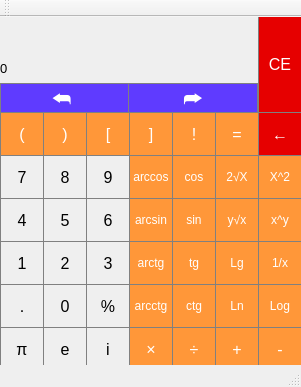
<?xml version="1.0" encoding="UTF-8"?>
<ui version="4.0">
 <class>MainWindow</class>
 <widget class="QMainWindow" name="MainWindow">
  <property name="geometry">
   <rect>
    <x>0</x>
    <y>0</y>
    <width>301</width>
    <height>387</height>
   </rect>
  </property>
  <property name="sizePolicy">
   <sizepolicy hsizetype="Fixed" vsizetype="Fixed">
    <horstretch>0</horstretch>
    <verstretch>0</verstretch>
   </sizepolicy>
  </property>
  <property name="minimumSize">
   <size>
    <width>301</width>
    <height>387</height>
   </size>
  </property>
  <property name="maximumSize">
   <size>
    <width>301</width>
    <height>387</height>
   </size>
  </property>
  <property name="windowTitle">
   <string>MainWindow</string>
  </property>
  <property name="styleSheet">
   <string notr="true"/>
  </property>
  <widget class="QWidget" name="centralWidget">
   <widget class="QPushButton" name="allclearB">
    <property name="geometry">
     <rect>
      <x>258</x>
      <y>-2</y>
      <width>44</width>
      <height>98</height>
     </rect>
    </property>
    <property name="font">
     <font>
      <pointsize>12</pointsize>
     </font>
    </property>
    <property name="styleSheet">
     <string notr="true">QPushButton {
  background-color: rgb(230, 0, 0);
  color: white; 
  border: 1px solid gray;
}

QPushButton:pressed {
    background-color: qlineargradient(x1: 0, y1: 0, x2: 0, y2: 1,
                                      stop: 0 #e60000, stop: 1 #cf0000);
}</string>
    </property>
    <property name="text">
     <string>CE</string>
    </property>
   </widget>
   <widget class="QPushButton" name="plusB">
    <property name="geometry">
     <rect>
      <x>215</x>
      <y>310</y>
      <width>44</width>
      <height>44</height>
     </rect>
    </property>
    <property name="sizePolicy">
     <sizepolicy hsizetype="Minimum" vsizetype="Fixed">
      <horstretch>0</horstretch>
      <verstretch>0</verstretch>
     </sizepolicy>
    </property>
    <property name="font">
     <font>
      <pointsize>12</pointsize>
     </font>
    </property>
    <property name="styleSheet">
     <string notr="true">QPushButton {
  background-color: rgb(255, 151, 57);
  color: white; 
  border: 1px solid gray;
}

QPushButton:pressed {
    background-color: qlineargradient(x1: 0, y1: 0, x2: 0, y2: 1,
                                      stop: 0 #FF7832, stop: 1 #FF9739);
}</string>
    </property>
    <property name="text">
     <string>+</string>
    </property>
   </widget>
   <widget class="QPushButton" name="sevenB">
    <property name="geometry">
     <rect>
      <x>0</x>
      <y>138</y>
      <width>44</width>
      <height>44</height>
     </rect>
    </property>
    <property name="sizePolicy">
     <sizepolicy hsizetype="Minimum" vsizetype="Fixed">
      <horstretch>0</horstretch>
      <verstretch>0</verstretch>
     </sizepolicy>
    </property>
    <property name="font">
     <font>
      <pointsize>12</pointsize>
     </font>
    </property>
    <property name="styleSheet">
     <string notr="true">QPushButton {
   border: 1px solid gray;
}
QPushButton:pressed {
    background-color: qlineargradient(x1: 0, y1: 0, x2: 0, y2: 1,
                                      stop: 0 #dadbde, stop: 1 #f6f7fa);
}</string>
    </property>
    <property name="text">
     <string>7</string>
    </property>
   </widget>
   <widget class="QPushButton" name="clmB">
    <property name="geometry">
     <rect>
      <x>129</x>
      <y>95</y>
      <width>44</width>
      <height>44</height>
     </rect>
    </property>
    <property name="sizePolicy">
     <sizepolicy hsizetype="Minimum" vsizetype="Fixed">
      <horstretch>0</horstretch>
      <verstretch>0</verstretch>
     </sizepolicy>
    </property>
    <property name="font">
     <font>
      <pointsize>12</pointsize>
     </font>
    </property>
    <property name="styleSheet">
     <string notr="true">QPushButton {
  background-color: rgb(255, 151, 57);
  color: white; 
  border: 1px solid gray;
}

QPushButton:pressed {
    background-color: qlineargradient(x1: 0, y1: 0, x2: 0, y2: 1,
                                      stop: 0 #FF7832, stop: 1 #FF9739);
}</string>
    </property>
    <property name="text">
     <string>]</string>
    </property>
   </widget>
   <widget class="QPushButton" name="sinB">
    <property name="geometry">
     <rect>
      <x>172</x>
      <y>181</y>
      <width>44</width>
      <height>44</height>
     </rect>
    </property>
    <property name="sizePolicy">
     <sizepolicy hsizetype="Minimum" vsizetype="Fixed">
      <horstretch>0</horstretch>
      <verstretch>0</verstretch>
     </sizepolicy>
    </property>
    <property name="font">
     <font>
      <pointsize>9</pointsize>
     </font>
    </property>
    <property name="styleSheet">
     <string notr="true">QPushButton {
  background-color: rgb(255, 151, 57);
  color: white; 
  border: 1px solid gray;
}

QPushButton:pressed {
    background-color: qlineargradient(x1: 0, y1: 0, x2: 0, y2: 1,
                                      stop: 0 #FF7832, stop: 1 #FF9739);
}</string>
    </property>
    <property name="text">
     <string>sin</string>
    </property>
   </widget>
   <widget class="QPushButton" name="arcsinB">
    <property name="geometry">
     <rect>
      <x>129</x>
      <y>181</y>
      <width>44</width>
      <height>44</height>
     </rect>
    </property>
    <property name="sizePolicy">
     <sizepolicy hsizetype="Minimum" vsizetype="Fixed">
      <horstretch>0</horstretch>
      <verstretch>0</verstretch>
     </sizepolicy>
    </property>
    <property name="font">
     <font>
      <pointsize>9</pointsize>
     </font>
    </property>
    <property name="styleSheet">
     <string notr="true">QPushButton {
  background-color: rgb(255, 151, 57);
  color: white; 
  border: 1px solid gray;
}

QPushButton:pressed {
    background-color: qlineargradient(x1: 0, y1: 0, x2: 0, y2: 1,
                                      stop: 0 #FF7832, stop: 1 #FF9739);
}</string>
    </property>
    <property name="text">
     <string>arcsin</string>
    </property>
   </widget>
   <widget class="QPushButton" name="eigthB">
    <property name="geometry">
     <rect>
      <x>43</x>
      <y>138</y>
      <width>44</width>
      <height>44</height>
     </rect>
    </property>
    <property name="sizePolicy">
     <sizepolicy hsizetype="Minimum" vsizetype="Fixed">
      <horstretch>0</horstretch>
      <verstretch>0</verstretch>
     </sizepolicy>
    </property>
    <property name="font">
     <font>
      <pointsize>12</pointsize>
     </font>
    </property>
    <property name="styleSheet">
     <string notr="true">QPushButton {
   border: 1px solid gray;
}
QPushButton:pressed {
    background-color: qlineargradient(x1: 0, y1: 0, x2: 0, y2: 1,
                                      stop: 0 #dadbde, stop: 1 #f6f7fa);
}</string>
    </property>
    <property name="text">
     <string>8</string>
    </property>
   </widget>
   <widget class="QPushButton" name="opB">
    <property name="geometry">
     <rect>
      <x>0</x>
      <y>95</y>
      <width>44</width>
      <height>44</height>
     </rect>
    </property>
    <property name="sizePolicy">
     <sizepolicy hsizetype="Minimum" vsizetype="Fixed">
      <horstretch>0</horstretch>
      <verstretch>0</verstretch>
     </sizepolicy>
    </property>
    <property name="font">
     <font>
      <pointsize>12</pointsize>
     </font>
    </property>
    <property name="styleSheet">
     <string notr="true">QPushButton {
  background-color: rgb(255, 151, 57);
  color: white; 
  border: 1px solid gray;
}

QPushButton:pressed {
    background-color: qlineargradient(x1: 0, y1: 0, x2: 0, y2: 1,
                                      stop: 0 #FF7832, stop: 1 #FF9739);
}</string>
    </property>
    <property name="text">
     <string>(</string>
    </property>
   </widget>
   <widget class="QPushButton" name="opmB">
    <property name="geometry">
     <rect>
      <x>86</x>
      <y>95</y>
      <width>44</width>
      <height>44</height>
     </rect>
    </property>
    <property name="sizePolicy">
     <sizepolicy hsizetype="Minimum" vsizetype="Fixed">
      <horstretch>0</horstretch>
      <verstretch>0</verstretch>
     </sizepolicy>
    </property>
    <property name="font">
     <font>
      <pointsize>12</pointsize>
     </font>
    </property>
    <property name="styleSheet">
     <string notr="true">QPushButton {
  background-color: rgb(255, 151, 57);
  color: white; 
  border: 1px solid gray;
}

QPushButton:pressed {
    background-color: qlineargradient(x1: 0, y1: 0, x2: 0, y2: 1,
                                      stop: 0 #FF7832, stop: 1 #FF9739);
}</string>
    </property>
    <property name="text">
     <string>[</string>
    </property>
   </widget>
   <widget class="QPushButton" name="equalB">
    <property name="geometry">
     <rect>
      <x>215</x>
      <y>95</y>
      <width>44</width>
      <height>44</height>
     </rect>
    </property>
    <property name="sizePolicy">
     <sizepolicy hsizetype="Minimum" vsizetype="Fixed">
      <horstretch>0</horstretch>
      <verstretch>0</verstretch>
     </sizepolicy>
    </property>
    <property name="font">
     <font>
      <pointsize>12</pointsize>
     </font>
    </property>
    <property name="styleSheet">
     <string notr="true">QPushButton {
  background-color: rgb(255, 151, 57);
  color: white; 
  border: 1px solid gray;
}

QPushButton:pressed {
    background-color: qlineargradient(x1: 0, y1: 0, x2: 0, y2: 1,
                                      stop: 0 #FF7832, stop: 1 #FF9739);
}</string>
    </property>
    <property name="text">
     <string>=</string>
    </property>
   </widget>
   <widget class="QPushButton" name="clearB_2">
    <property name="geometry">
     <rect>
      <x>258</x>
      <y>95</y>
      <width>44</width>
      <height>44</height>
     </rect>
    </property>
    <property name="sizePolicy">
     <sizepolicy hsizetype="Minimum" vsizetype="Fixed">
      <horstretch>0</horstretch>
      <verstretch>0</verstretch>
     </sizepolicy>
    </property>
    <property name="font">
     <font>
      <pointsize>12</pointsize>
     </font>
    </property>
    <property name="styleSheet">
     <string notr="true">QPushButton {
  background-color: rgb(230, 0, 0);
  color: white; 
  border: 1px solid gray;
}

QPushButton:pressed {
    background-color: qlineargradient(x1: 0, y1: 0, x2: 0, y2: 1,
                                      stop: 0 #e60000, stop: 1 #cf0000);
}</string>
    </property>
    <property name="text">
     <string>←</string>
    </property>
   </widget>
   <widget class="QPushButton" name="nineB">
    <property name="geometry">
     <rect>
      <x>86</x>
      <y>138</y>
      <width>44</width>
      <height>44</height>
     </rect>
    </property>
    <property name="sizePolicy">
     <sizepolicy hsizetype="Minimum" vsizetype="Fixed">
      <horstretch>0</horstretch>
      <verstretch>0</verstretch>
     </sizepolicy>
    </property>
    <property name="font">
     <font>
      <pointsize>12</pointsize>
     </font>
    </property>
    <property name="styleSheet">
     <string notr="true">QPushButton {
   border: 1px solid gray;
}
QPushButton:pressed {
    background-color: qlineargradient(x1: 0, y1: 0, x2: 0, y2: 1,
                                      stop: 0 #dadbde, stop: 1 #f6f7fa);
}</string>
    </property>
    <property name="text">
     <string>9</string>
    </property>
   </widget>
   <widget class="QPushButton" name="powtwoB">
    <property name="geometry">
     <rect>
      <x>258</x>
      <y>138</y>
      <width>44</width>
      <height>44</height>
     </rect>
    </property>
    <property name="sizePolicy">
     <sizepolicy hsizetype="Minimum" vsizetype="Fixed">
      <horstretch>0</horstretch>
      <verstretch>0</verstretch>
     </sizepolicy>
    </property>
    <property name="font">
     <font>
      <pointsize>9</pointsize>
     </font>
    </property>
    <property name="styleSheet">
     <string notr="true">QPushButton {
  background-color: rgb(255, 151, 57);
  color: white; 
  border: 1px solid gray;
}

QPushButton:pressed {
    background-color: qlineargradient(x1: 0, y1: 0, x2: 0, y2: 1,
                                      stop: 0 #FF7832, stop: 1 #FF9739);
}</string>
    </property>
    <property name="text">
     <string>X^2</string>
    </property>
   </widget>
   <widget class="QPushButton" name="clB">
    <property name="geometry">
     <rect>
      <x>43</x>
      <y>95</y>
      <width>44</width>
      <height>44</height>
     </rect>
    </property>
    <property name="sizePolicy">
     <sizepolicy hsizetype="Minimum" vsizetype="Fixed">
      <horstretch>0</horstretch>
      <verstretch>0</verstretch>
     </sizepolicy>
    </property>
    <property name="font">
     <font>
      <pointsize>12</pointsize>
     </font>
    </property>
    <property name="styleSheet">
     <string notr="true">QPushButton {
  background-color: rgb(255, 151, 57);
  color: white; 
  border: 1px solid gray;
}

QPushButton:pressed {
    background-color: qlineargradient(x1: 0, y1: 0, x2: 0, y2: 1,
                                      stop: 0 #FF7832, stop: 1 #FF9739);
}</string>
    </property>
    <property name="text">
     <string>)</string>
    </property>
   </widget>
   <widget class="QPushButton" name="fourB">
    <property name="geometry">
     <rect>
      <x>0</x>
      <y>181</y>
      <width>44</width>
      <height>44</height>
     </rect>
    </property>
    <property name="sizePolicy">
     <sizepolicy hsizetype="Minimum" vsizetype="Fixed">
      <horstretch>0</horstretch>
      <verstretch>0</verstretch>
     </sizepolicy>
    </property>
    <property name="font">
     <font>
      <pointsize>12</pointsize>
     </font>
    </property>
    <property name="styleSheet">
     <string notr="true">QPushButton {
   border: 1px solid gray;
}
QPushButton:pressed {
    background-color: qlineargradient(x1: 0, y1: 0, x2: 0, y2: 1,
                                      stop: 0 #dadbde, stop: 1 #f6f7fa);
}</string>
    </property>
    <property name="text">
     <string>4</string>
    </property>
   </widget>
   <widget class="QPushButton" name="fiveB">
    <property name="geometry">
     <rect>
      <x>43</x>
      <y>181</y>
      <width>44</width>
      <height>44</height>
     </rect>
    </property>
    <property name="sizePolicy">
     <sizepolicy hsizetype="Minimum" vsizetype="Fixed">
      <horstretch>0</horstretch>
      <verstretch>0</verstretch>
     </sizepolicy>
    </property>
    <property name="font">
     <font>
      <pointsize>12</pointsize>
     </font>
    </property>
    <property name="styleSheet">
     <string notr="true">QPushButton {
   border: 1px solid gray;
}
QPushButton:pressed {
    background-color: qlineargradient(x1: 0, y1: 0, x2: 0, y2: 1,
                                      stop: 0 #dadbde, stop: 1 #f6f7fa);
}</string>
    </property>
    <property name="text">
     <string>5</string>
    </property>
   </widget>
   <widget class="QPushButton" name="sixB">
    <property name="geometry">
     <rect>
      <x>86</x>
      <y>181</y>
      <width>44</width>
      <height>44</height>
     </rect>
    </property>
    <property name="sizePolicy">
     <sizepolicy hsizetype="Minimum" vsizetype="Fixed">
      <horstretch>0</horstretch>
      <verstretch>0</verstretch>
     </sizepolicy>
    </property>
    <property name="font">
     <font>
      <pointsize>12</pointsize>
     </font>
    </property>
    <property name="styleSheet">
     <string notr="true">QPushButton {
   border: 1px solid gray;
}
QPushButton:pressed {
    background-color: qlineargradient(x1: 0, y1: 0, x2: 0, y2: 1,
                                      stop: 0 #dadbde, stop: 1 #f6f7fa);
}</string>
    </property>
    <property name="text">
     <string>6</string>
    </property>
   </widget>
   <widget class="QPushButton" name="minusB">
    <property name="geometry">
     <rect>
      <x>258</x>
      <y>310</y>
      <width>44</width>
      <height>44</height>
     </rect>
    </property>
    <property name="sizePolicy">
     <sizepolicy hsizetype="Minimum" vsizetype="Fixed">
      <horstretch>0</horstretch>
      <verstretch>0</verstretch>
     </sizepolicy>
    </property>
    <property name="font">
     <font>
      <pointsize>12</pointsize>
     </font>
    </property>
    <property name="styleSheet">
     <string notr="true">QPushButton {
  background-color: rgb(255, 151, 57);
  color: white; 
  border: 1px solid gray;
}

QPushButton:pressed {
    background-color: qlineargradient(x1: 0, y1: 0, x2: 0, y2: 1,
                                      stop: 0 #FF7832, stop: 1 #FF9739);
}</string>
    </property>
    <property name="text">
     <string>-</string>
    </property>
   </widget>
   <widget class="QPushButton" name="cosB">
    <property name="geometry">
     <rect>
      <x>172</x>
      <y>138</y>
      <width>44</width>
      <height>44</height>
     </rect>
    </property>
    <property name="sizePolicy">
     <sizepolicy hsizetype="Minimum" vsizetype="Fixed">
      <horstretch>0</horstretch>
      <verstretch>0</verstretch>
     </sizepolicy>
    </property>
    <property name="font">
     <font>
      <pointsize>9</pointsize>
     </font>
    </property>
    <property name="styleSheet">
     <string notr="true">QPushButton {
  background-color: rgb(255, 151, 57);
  color: white; 
  border: 1px solid gray;
}

QPushButton:pressed {
    background-color: qlineargradient(x1: 0, y1: 0, x2: 0, y2: 1,
                                      stop: 0 #FF7832, stop: 1 #FF9739);
}</string>
    </property>
    <property name="text">
     <string>cos</string>
    </property>
   </widget>
   <widget class="QPushButton" name="arccosB">
    <property name="geometry">
     <rect>
      <x>129</x>
      <y>138</y>
      <width>44</width>
      <height>44</height>
     </rect>
    </property>
    <property name="sizePolicy">
     <sizepolicy hsizetype="Minimum" vsizetype="Fixed">
      <horstretch>0</horstretch>
      <verstretch>0</verstretch>
     </sizepolicy>
    </property>
    <property name="font">
     <font>
      <pointsize>9</pointsize>
     </font>
    </property>
    <property name="styleSheet">
     <string notr="true">QPushButton {
  background-color: rgb(255, 151, 57);
  color: white; 
  border: 1px solid gray;
}

QPushButton:pressed {
    background-color: qlineargradient(x1: 0, y1: 0, x2: 0, y2: 1,
                                      stop: 0 #FF7832, stop: 1 #FF9739);
}</string>
    </property>
    <property name="text">
     <string>arccos</string>
    </property>
   </widget>
   <widget class="QPushButton" name="powB">
    <property name="geometry">
     <rect>
      <x>258</x>
      <y>181</y>
      <width>44</width>
      <height>44</height>
     </rect>
    </property>
    <property name="sizePolicy">
     <sizepolicy hsizetype="Minimum" vsizetype="Fixed">
      <horstretch>0</horstretch>
      <verstretch>0</verstretch>
     </sizepolicy>
    </property>
    <property name="font">
     <font>
      <pointsize>9</pointsize>
     </font>
    </property>
    <property name="styleSheet">
     <string notr="true">QPushButton {
  background-color: rgb(255, 151, 57);
  color: white; 
  border: 1px solid gray;
}

QPushButton:pressed {
    background-color: qlineargradient(x1: 0, y1: 0, x2: 0, y2: 1,
                                      stop: 0 #FF7832, stop: 1 #FF9739);
}</string>
    </property>
    <property name="text">
     <string>x^y</string>
    </property>
   </widget>
   <widget class="QPushButton" name="factB">
    <property name="geometry">
     <rect>
      <x>172</x>
      <y>95</y>
      <width>44</width>
      <height>44</height>
     </rect>
    </property>
    <property name="sizePolicy">
     <sizepolicy hsizetype="Minimum" vsizetype="Fixed">
      <horstretch>0</horstretch>
      <verstretch>0</verstretch>
     </sizepolicy>
    </property>
    <property name="font">
     <font>
      <pointsize>12</pointsize>
     </font>
    </property>
    <property name="styleSheet">
     <string notr="true">QPushButton {
  background-color: rgb(255, 151, 57);
  color: white; 
  border: 1px solid gray;
}

QPushButton:pressed {
    background-color: qlineargradient(x1: 0, y1: 0, x2: 0, y2: 1,
                                      stop: 0 #FF7832, stop: 1 #FF9739);
}</string>
    </property>
    <property name="text">
     <string>!</string>
    </property>
   </widget>
   <widget class="QPushButton" name="tgB">
    <property name="geometry">
     <rect>
      <x>172</x>
      <y>224</y>
      <width>44</width>
      <height>44</height>
     </rect>
    </property>
    <property name="sizePolicy">
     <sizepolicy hsizetype="Minimum" vsizetype="Fixed">
      <horstretch>0</horstretch>
      <verstretch>0</verstretch>
     </sizepolicy>
    </property>
    <property name="font">
     <font>
      <pointsize>9</pointsize>
     </font>
    </property>
    <property name="styleSheet">
     <string notr="true">QPushButton {
  background-color: rgb(255, 151, 57);
  color: white; 
  border: 1px solid gray;
}

QPushButton:pressed {
    background-color: qlineargradient(x1: 0, y1: 0, x2: 0, y2: 1,
                                      stop: 0 #FF7832, stop: 1 #FF9739);
}</string>
    </property>
    <property name="text">
     <string>tg</string>
    </property>
   </widget>
   <widget class="QPushButton" name="arctgB">
    <property name="geometry">
     <rect>
      <x>129</x>
      <y>224</y>
      <width>44</width>
      <height>44</height>
     </rect>
    </property>
    <property name="sizePolicy">
     <sizepolicy hsizetype="Minimum" vsizetype="Fixed">
      <horstretch>0</horstretch>
      <verstretch>0</verstretch>
     </sizepolicy>
    </property>
    <property name="font">
     <font>
      <pointsize>9</pointsize>
     </font>
    </property>
    <property name="styleSheet">
     <string notr="true">QPushButton {
  background-color: rgb(255, 151, 57);
  color: white; 
  border: 1px solid gray;
}

QPushButton:pressed {
    background-color: qlineargradient(x1: 0, y1: 0, x2: 0, y2: 1,
                                      stop: 0 #FF7832, stop: 1 #FF9739);
}</string>
    </property>
    <property name="text">
     <string>arctg</string>
    </property>
   </widget>
   <widget class="QPushButton" name="oneB">
    <property name="geometry">
     <rect>
      <x>0</x>
      <y>224</y>
      <width>44</width>
      <height>44</height>
     </rect>
    </property>
    <property name="sizePolicy">
     <sizepolicy hsizetype="Minimum" vsizetype="Fixed">
      <horstretch>0</horstretch>
      <verstretch>0</verstretch>
     </sizepolicy>
    </property>
    <property name="font">
     <font>
      <pointsize>12</pointsize>
     </font>
    </property>
    <property name="styleSheet">
     <string notr="true">QPushButton {
   border: 1px solid gray;
}
QPushButton:pressed {
    background-color: qlineargradient(x1: 0, y1: 0, x2: 0, y2: 1,
                                      stop: 0 #dadbde, stop: 1 #f6f7fa);
}</string>
    </property>
    <property name="text">
     <string>1</string>
    </property>
   </widget>
   <widget class="QPushButton" name="twoB">
    <property name="geometry">
     <rect>
      <x>43</x>
      <y>224</y>
      <width>44</width>
      <height>44</height>
     </rect>
    </property>
    <property name="sizePolicy">
     <sizepolicy hsizetype="Minimum" vsizetype="Fixed">
      <horstretch>0</horstretch>
      <verstretch>0</verstretch>
     </sizepolicy>
    </property>
    <property name="font">
     <font>
      <pointsize>12</pointsize>
     </font>
    </property>
    <property name="styleSheet">
     <string notr="true">QPushButton {
   border: 1px solid gray;
}
QPushButton:pressed {
    background-color: qlineargradient(x1: 0, y1: 0, x2: 0, y2: 1,
                                      stop: 0 #dadbde, stop: 1 #f6f7fa);
}</string>
    </property>
    <property name="text">
     <string>2</string>
    </property>
   </widget>
   <widget class="QPushButton" name="threeB">
    <property name="geometry">
     <rect>
      <x>86</x>
      <y>224</y>
      <width>44</width>
      <height>44</height>
     </rect>
    </property>
    <property name="sizePolicy">
     <sizepolicy hsizetype="Minimum" vsizetype="Fixed">
      <horstretch>0</horstretch>
      <verstretch>0</verstretch>
     </sizepolicy>
    </property>
    <property name="font">
     <font>
      <pointsize>12</pointsize>
     </font>
    </property>
    <property name="styleSheet">
     <string notr="true">QPushButton {
   border: 1px solid gray;
}
QPushButton:pressed {
    background-color: qlineargradient(x1: 0, y1: 0, x2: 0, y2: 1,
                                      stop: 0 #dadbde, stop: 1 #f6f7fa);
}</string>
    </property>
    <property name="text">
     <string>3</string>
    </property>
   </widget>
   <widget class="QPushButton" name="divisB">
    <property name="geometry">
     <rect>
      <x>172</x>
      <y>310</y>
      <width>44</width>
      <height>44</height>
     </rect>
    </property>
    <property name="sizePolicy">
     <sizepolicy hsizetype="Minimum" vsizetype="Fixed">
      <horstretch>0</horstretch>
      <verstretch>0</verstretch>
     </sizepolicy>
    </property>
    <property name="font">
     <font>
      <pointsize>12</pointsize>
     </font>
    </property>
    <property name="styleSheet">
     <string notr="true">QPushButton {
  background-color: rgb(255, 151, 57);
  color: white; 
  border: 1px solid gray;
}

QPushButton:pressed {
    background-color: qlineargradient(x1: 0, y1: 0, x2: 0, y2: 1,
                                      stop: 0 #FF7832, stop: 1 #FF9739);
}</string>
    </property>
    <property name="text">
     <string>÷</string>
    </property>
   </widget>
   <widget class="QPushButton" name="radicaltwoB">
    <property name="geometry">
     <rect>
      <x>215</x>
      <y>138</y>
      <width>44</width>
      <height>44</height>
     </rect>
    </property>
    <property name="sizePolicy">
     <sizepolicy hsizetype="Minimum" vsizetype="Fixed">
      <horstretch>0</horstretch>
      <verstretch>0</verstretch>
     </sizepolicy>
    </property>
    <property name="font">
     <font>
      <pointsize>9</pointsize>
     </font>
    </property>
    <property name="styleSheet">
     <string notr="true">QPushButton {
  background-color: rgb(255, 151, 57);
  color: white; 
  border: 1px solid gray;
}

QPushButton:pressed {
    background-color: qlineargradient(x1: 0, y1: 0, x2: 0, y2: 1,
                                      stop: 0 #FF7832, stop: 1 #FF9739);
}</string>
    </property>
    <property name="text">
     <string>2√X</string>
    </property>
   </widget>
   <widget class="QPushButton" name="multB">
    <property name="geometry">
     <rect>
      <x>129</x>
      <y>310</y>
      <width>44</width>
      <height>44</height>
     </rect>
    </property>
    <property name="sizePolicy">
     <sizepolicy hsizetype="Minimum" vsizetype="Fixed">
      <horstretch>0</horstretch>
      <verstretch>0</verstretch>
     </sizepolicy>
    </property>
    <property name="font">
     <font>
      <pointsize>12</pointsize>
     </font>
    </property>
    <property name="styleSheet">
     <string notr="true">QPushButton {
  background-color: rgb(255, 151, 57);
  color: white; 
  border: 1px solid gray;
}

QPushButton:pressed {
    background-color: qlineargradient(x1: 0, y1: 0, x2: 0, y2: 1,
                                      stop: 0 #FF7832, stop: 1 #FF9739);
}</string>
    </property>
    <property name="text">
     <string>×</string>
    </property>
   </widget>
   <widget class="QPushButton" name="recipB">
    <property name="geometry">
     <rect>
      <x>258</x>
      <y>224</y>
      <width>44</width>
      <height>44</height>
     </rect>
    </property>
    <property name="sizePolicy">
     <sizepolicy hsizetype="Minimum" vsizetype="Fixed">
      <horstretch>0</horstretch>
      <verstretch>0</verstretch>
     </sizepolicy>
    </property>
    <property name="font">
     <font>
      <pointsize>9</pointsize>
     </font>
    </property>
    <property name="styleSheet">
     <string notr="true">QPushButton {
  background-color: rgb(255, 151, 57);
  color: white; 
  border: 1px solid gray;
}

QPushButton:pressed {
    background-color: qlineargradient(x1: 0, y1: 0, x2: 0, y2: 1,
                                      stop: 0 #FF7832, stop: 1 #FF9739);
}</string>
    </property>
    <property name="text">
     <string>1/x</string>
    </property>
   </widget>
   <widget class="QPushButton" name="zeroB">
    <property name="geometry">
     <rect>
      <x>43</x>
      <y>267</y>
      <width>44</width>
      <height>44</height>
     </rect>
    </property>
    <property name="sizePolicy">
     <sizepolicy hsizetype="Minimum" vsizetype="Fixed">
      <horstretch>0</horstretch>
      <verstretch>0</verstretch>
     </sizepolicy>
    </property>
    <property name="font">
     <font>
      <pointsize>12</pointsize>
     </font>
    </property>
    <property name="styleSheet">
     <string notr="true">QPushButton {
   border: 1px solid gray;
}
QPushButton:pressed {
    background-color: qlineargradient(x1: 0, y1: 0, x2: 0, y2: 1,
                                      stop: 0 #dadbde, stop: 1 #f6f7fa);
}</string>
    </property>
    <property name="text">
     <string>0</string>
    </property>
   </widget>
   <widget class="QPushButton" name="ctgB">
    <property name="geometry">
     <rect>
      <x>172</x>
      <y>267</y>
      <width>44</width>
      <height>44</height>
     </rect>
    </property>
    <property name="sizePolicy">
     <sizepolicy hsizetype="Minimum" vsizetype="Fixed">
      <horstretch>0</horstretch>
      <verstretch>0</verstretch>
     </sizepolicy>
    </property>
    <property name="font">
     <font>
      <pointsize>9</pointsize>
     </font>
    </property>
    <property name="styleSheet">
     <string notr="true">QPushButton {
  background-color: rgb(255, 151, 57);
  color: white; 
  border: 1px solid gray;
}

QPushButton:pressed {
    background-color: qlineargradient(x1: 0, y1: 0, x2: 0, y2: 1,
                                      stop: 0 #FF7832, stop: 1 #FF9739);
}</string>
    </property>
    <property name="text">
     <string>ctg</string>
    </property>
   </widget>
   <widget class="QPushButton" name="arcctgB">
    <property name="geometry">
     <rect>
      <x>129</x>
      <y>267</y>
      <width>44</width>
      <height>44</height>
     </rect>
    </property>
    <property name="sizePolicy">
     <sizepolicy hsizetype="Minimum" vsizetype="Fixed">
      <horstretch>0</horstretch>
      <verstretch>0</verstretch>
     </sizepolicy>
    </property>
    <property name="font">
     <font>
      <pointsize>9</pointsize>
     </font>
    </property>
    <property name="styleSheet">
     <string notr="true">QPushButton {
  background-color: rgb(255, 151, 57);
  color: white; 
  border: 1px solid gray;
}

QPushButton:pressed {
    background-color: qlineargradient(x1: 0, y1: 0, x2: 0, y2: 1,
                                      stop: 0 #FF7832, stop: 1 #FF9739);
}</string>
    </property>
    <property name="text">
     <string>arcctg</string>
    </property>
   </widget>
   <widget class="QPushButton" name="radicalB">
    <property name="geometry">
     <rect>
      <x>215</x>
      <y>181</y>
      <width>44</width>
      <height>44</height>
     </rect>
    </property>
    <property name="sizePolicy">
     <sizepolicy hsizetype="Minimum" vsizetype="Fixed">
      <horstretch>0</horstretch>
      <verstretch>0</verstretch>
     </sizepolicy>
    </property>
    <property name="font">
     <font>
      <pointsize>9</pointsize>
     </font>
    </property>
    <property name="styleSheet">
     <string notr="true">QPushButton {
  background-color: rgb(255, 151, 57);
  color: white; 
  border: 1px solid gray;
}

QPushButton:pressed {
    background-color: qlineargradient(x1: 0, y1: 0, x2: 0, y2: 1,
                                      stop: 0 #FF7832, stop: 1 #FF9739);
}</string>
    </property>
    <property name="text">
     <string>y√x</string>
    </property>
   </widget>
   <widget class="QPushButton" name="pointB">
    <property name="geometry">
     <rect>
      <x>0</x>
      <y>267</y>
      <width>44</width>
      <height>44</height>
     </rect>
    </property>
    <property name="sizePolicy">
     <sizepolicy hsizetype="Minimum" vsizetype="Fixed">
      <horstretch>0</horstretch>
      <verstretch>0</verstretch>
     </sizepolicy>
    </property>
    <property name="font">
     <font>
      <pointsize>12</pointsize>
     </font>
    </property>
    <property name="styleSheet">
     <string notr="true">QPushButton {
   border: 1px solid gray;
}
QPushButton:pressed {
    background-color: qlineargradient(x1: 0, y1: 0, x2: 0, y2: 1,
                                      stop: 0 #dadbde, stop: 1 #f6f7fa);
}</string>
    </property>
    <property name="text">
     <string>.</string>
    </property>
   </widget>
   <widget class="QPushButton" name="lnB">
    <property name="geometry">
     <rect>
      <x>215</x>
      <y>267</y>
      <width>44</width>
      <height>44</height>
     </rect>
    </property>
    <property name="sizePolicy">
     <sizepolicy hsizetype="Minimum" vsizetype="Fixed">
      <horstretch>0</horstretch>
      <verstretch>0</verstretch>
     </sizepolicy>
    </property>
    <property name="font">
     <font>
      <pointsize>9</pointsize>
     </font>
    </property>
    <property name="styleSheet">
     <string notr="true">QPushButton {
  background-color: rgb(255, 151, 57);
  color: white; 
  border: 1px solid gray;
}

QPushButton:pressed {
    background-color: qlineargradient(x1: 0, y1: 0, x2: 0, y2: 1,
                                      stop: 0 #FF7832, stop: 1 #FF9739);
}</string>
    </property>
    <property name="text">
     <string>Ln</string>
    </property>
   </widget>
   <widget class="QPushButton" name="logB">
    <property name="geometry">
     <rect>
      <x>258</x>
      <y>267</y>
      <width>44</width>
      <height>44</height>
     </rect>
    </property>
    <property name="sizePolicy">
     <sizepolicy hsizetype="Minimum" vsizetype="Fixed">
      <horstretch>0</horstretch>
      <verstretch>0</verstretch>
     </sizepolicy>
    </property>
    <property name="font">
     <font>
      <pointsize>9</pointsize>
     </font>
    </property>
    <property name="layoutDirection">
     <enum>Qt::RightToLeft</enum>
    </property>
    <property name="styleSheet">
     <string notr="true">QPushButton {
  background-color: rgb(255, 151, 57);
  color: white; 
  border: 1px solid gray;
}

QPushButton:pressed {
    background-color: qlineargradient(x1: 0, y1: 0, x2: 0, y2: 1,
                                      stop: 0 #FF7832, stop: 1 #FF9739);
}</string>
    </property>
    <property name="text">
     <string>Log</string>
    </property>
   </widget>
   <widget class="QPushButton" name="lgB">
    <property name="geometry">
     <rect>
      <x>215</x>
      <y>224</y>
      <width>44</width>
      <height>44</height>
     </rect>
    </property>
    <property name="sizePolicy">
     <sizepolicy hsizetype="Minimum" vsizetype="Fixed">
      <horstretch>0</horstretch>
      <verstretch>0</verstretch>
     </sizepolicy>
    </property>
    <property name="font">
     <font>
      <pointsize>9</pointsize>
     </font>
    </property>
    <property name="styleSheet">
     <string notr="true">QPushButton {
  background-color: rgb(255, 151, 57);
  color: white; 
  border: 1px solid gray;
}

QPushButton:pressed {
    background-color: qlineargradient(x1: 0, y1: 0, x2: 0, y2: 1,
                                      stop: 0 #FF7832, stop: 1 #FF9739);
}</string>
    </property>
    <property name="text">
     <string>Lg</string>
    </property>
   </widget>
   <widget class="QPushButton" name="copmB">
    <property name="enabled">
     <bool>true</bool>
    </property>
    <property name="geometry">
     <rect>
      <x>86</x>
      <y>310</y>
      <width>44</width>
      <height>44</height>
     </rect>
    </property>
    <property name="sizePolicy">
     <sizepolicy hsizetype="Fixed" vsizetype="Fixed">
      <horstretch>0</horstretch>
      <verstretch>0</verstretch>
     </sizepolicy>
    </property>
    <property name="font">
     <font>
      <pointsize>12</pointsize>
     </font>
    </property>
    <property name="styleSheet">
     <string notr="true">QPushButton {
   border: 1px solid gray;
}
QPushButton:pressed {
    background-color: qlineargradient(x1: 0, y1: 0, x2: 0, y2: 1,
                                      stop: 0 #dadbde, stop: 1 #f6f7fa);
}</string>
    </property>
    <property name="text">
     <string>i</string>
    </property>
   </widget>
   <widget class="QPushButton" name="eB">
    <property name="geometry">
     <rect>
      <x>43</x>
      <y>310</y>
      <width>44</width>
      <height>44</height>
     </rect>
    </property>
    <property name="sizePolicy">
     <sizepolicy hsizetype="Minimum" vsizetype="Fixed">
      <horstretch>0</horstretch>
      <verstretch>0</verstretch>
     </sizepolicy>
    </property>
    <property name="font">
     <font>
      <pointsize>12</pointsize>
     </font>
    </property>
    <property name="styleSheet">
     <string notr="true">QPushButton {
   border: 1px solid gray;
}
QPushButton:pressed {
    background-color: qlineargradient(x1: 0, y1: 0, x2: 0, y2: 1,
                                      stop: 0 #dadbde, stop: 1 #f6f7fa);
}</string>
    </property>
    <property name="text">
     <string>e</string>
    </property>
   </widget>
   <widget class="QPushButton" name="piB">
    <property name="geometry">
     <rect>
      <x>0</x>
      <y>310</y>
      <width>44</width>
      <height>44</height>
     </rect>
    </property>
    <property name="sizePolicy">
     <sizepolicy hsizetype="Minimum" vsizetype="Fixed">
      <horstretch>0</horstretch>
      <verstretch>0</verstretch>
     </sizepolicy>
    </property>
    <property name="font">
     <font>
      <pointsize>12</pointsize>
     </font>
    </property>
    <property name="styleSheet">
     <string notr="true">QPushButton {
   border: 1px solid gray;
}
QPushButton:pressed {
    background-color: qlineargradient(x1: 0, y1: 0, x2: 0, y2: 1,
                                      stop: 0 #dadbde, stop: 1 #f6f7fa);
}</string>
    </property>
    <property name="text">
     <string>π</string>
    </property>
   </widget>
   <widget class="QPushButton" name="procB">
    <property name="geometry">
     <rect>
      <x>86</x>
      <y>267</y>
      <width>44</width>
      <height>44</height>
     </rect>
    </property>
    <property name="sizePolicy">
     <sizepolicy hsizetype="Minimum" vsizetype="Fixed">
      <horstretch>0</horstretch>
      <verstretch>0</verstretch>
     </sizepolicy>
    </property>
    <property name="font">
     <font>
      <pointsize>12</pointsize>
     </font>
    </property>
    <property name="styleSheet">
     <string notr="true">QPushButton {
   border: 1px solid gray;
}
QPushButton:pressed {
    background-color: qlineargradient(x1: 0, y1: 0, x2: 0, y2: 1,
                                      stop: 0 #dadbde, stop: 1 #f6f7fa);
}</string>
    </property>
    <property name="text">
     <string>%</string>
    </property>
   </widget>
   <widget class="QLabel" name="result">
    <property name="geometry">
     <rect>
      <x>0</x>
      <y>37</y>
      <width>258</width>
      <height>29</height>
     </rect>
    </property>
    <property name="font">
     <font>
      <pointsize>10</pointsize>
     </font>
    </property>
    <property name="text">
     <string>0</string>
    </property>
    <property name="alignment">
     <set>Qt::AlignLeading|Qt::AlignLeft|Qt::AlignVCenter</set>
    </property>
   </widget>
   <widget class="QPushButton" name="Undo">
    <property name="geometry">
     <rect>
      <x>0</x>
      <y>66</y>
      <width>129</width>
      <height>30</height>
     </rect>
    </property>
    <property name="font">
     <font>
      <pointsize>16</pointsize>
     </font>
    </property>
    <property name="styleSheet">
     <string notr="true">QPushButton {
  background-color: rgb(95, 59, 255);
  color: white; 
  border: 1px solid gray;
}

QPushButton:pressed {
    background-color: qlineargradient(x1: 0, y1: 0, x2: 0, y2: 1,
                                      stop: 0 #5f3bff, stop: 1 #2c00f0);
}</string>
    </property>
    <property name="text">
     <string>⮪ </string>
    </property>
   </widget>
   <widget class="QPushButton" name="Redo">
    <property name="geometry">
     <rect>
      <x>128</x>
      <y>66</y>
      <width>130</width>
      <height>30</height>
     </rect>
    </property>
    <property name="font">
     <font>
      <pointsize>16</pointsize>
     </font>
    </property>
    <property name="styleSheet">
     <string notr="true">QPushButton {
  background-color: rgb(95, 59, 255);
  color: white; 
  border: 1px solid gray;
}

QPushButton:pressed {
    background-color: qlineargradient(x1: 0, y1: 0, x2: 0, y2: 1,
                                      stop: 0 #5f3bff, stop: 1 #2c00f0);
}</string>
    </property>
    <property name="text">
     <string>⮫</string>
    </property>
   </widget>
   <widget class="QLabel" name="exprText">
    <property name="geometry">
     <rect>
      <x>-342</x>
      <y>0</y>
      <width>600</width>
      <height>38</height>
     </rect>
    </property>
    <property name="sizePolicy">
     <sizepolicy hsizetype="Expanding" vsizetype="Preferred">
      <horstretch>50</horstretch>
      <verstretch>0</verstretch>
     </sizepolicy>
    </property>
    <property name="minimumSize">
     <size>
      <width>600</width>
      <height>38</height>
     </size>
    </property>
    <property name="sizeIncrement">
     <size>
      <width>5</width>
      <height>0</height>
     </size>
    </property>
    <property name="font">
     <font>
      <pointsize>12</pointsize>
      <weight>50</weight>
      <bold>false</bold>
     </font>
    </property>
    <property name="layoutDirection">
     <enum>Qt::RightToLeft</enum>
    </property>
    <property name="text">
     <string/>
    </property>
    <property name="alignment">
     <set>Qt::AlignRight|Qt::AlignTrailing|Qt::AlignVCenter</set>
    </property>
   </widget>
  </widget>
  <widget class="QToolBar" name="mainToolBar">
   <attribute name="toolBarArea">
    <enum>TopToolBarArea</enum>
   </attribute>
   <attribute name="toolBarBreak">
    <bool>false</bool>
   </attribute>
  </widget>
  <widget class="QStatusBar" name="statusBar"/>
 </widget>
 <layoutdefault spacing="6" margin="11"/>
 <resources/>
 <connections/>
 <slots>
  <slot>opB()</slot>
 </slots>
</ui>
